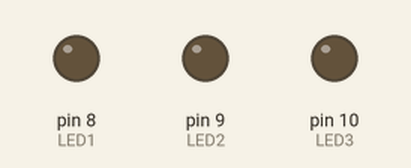
The sketch below on a simulated Arduino Uno, built with avr-gcc and run on an emulated ATmega328P. Shown: output pins drawn as LEDs (lit = HIGH).

Above: at 0.5 s.
At 1.5 s:
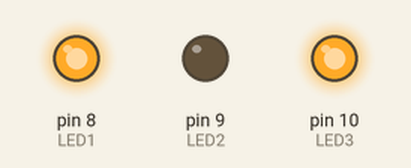
At 3.5 s:
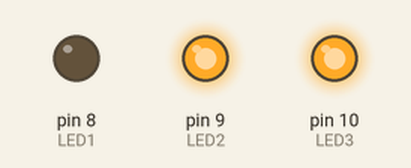
At 5.5 s:
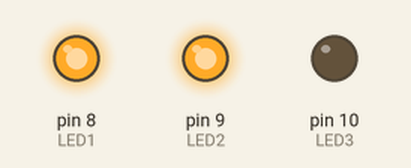
Timing chart, 0 to 6.9 s (numbered marks = the images above):
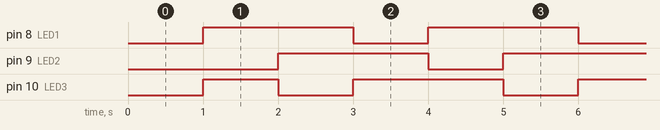

Measured:
- by itself, pin 8 (LED1), pin 9 (LED2): alternates HIGH for 2.0 s and LOW for 1.0 s
- by itself, pin 10 (LED3): repeats every 3.0 s: LOW 1.0 s, HIGH 2.0 s
- by itself, everything shown: repeats every 3.0 s, in 3 steps

The sketch:

blink_3leds_sink.ino
```cpp
/*
 * NOTE: millis() function returns number of milliseconds passed since the program started
 * This number will overflow (go back to zero), after approximately 50 days
 * When it comes, LED capably will take longer than 1s (interval) to change its state, due to arithmetic limit
*/

#define LED1 8
#define LED2 9
#define LED3 10

int LEDsState = 0;

const unsigned long interval = 1000;  // [ms]
unsigned long currentTime = 0;
unsigned long previousTime = currentTime;

void setup() {
  pinMode(LED1, OUTPUT);
  pinMode(LED2, OUTPUT);
  pinMode(LED3, OUTPUT);

}

void loop() {
  currentTime = millis();
  if((currentTime - previousTime) >= interval)
  {
    LEDsState++;
    if(LEDsState == 3)
    {
      LEDsState = 0;
    }
    previousTime = currentTime;
    switch(LEDsState)
    {
      case 0:
      digitalWrite(LED1, LOW);
      digitalWrite(LED2, HIGH);
      digitalWrite(LED3, HIGH);
      break;
      case 1:
      digitalWrite(LED1, HIGH);
      digitalWrite(LED2, LOW);
      digitalWrite(LED3, HIGH);
      break;
      case 2:
      digitalWrite(LED1, HIGH);
      digitalWrite(LED2, HIGH);
      digitalWrite(LED3, LOW);
      break;
      default:
      ;
    }
  }

}
```
